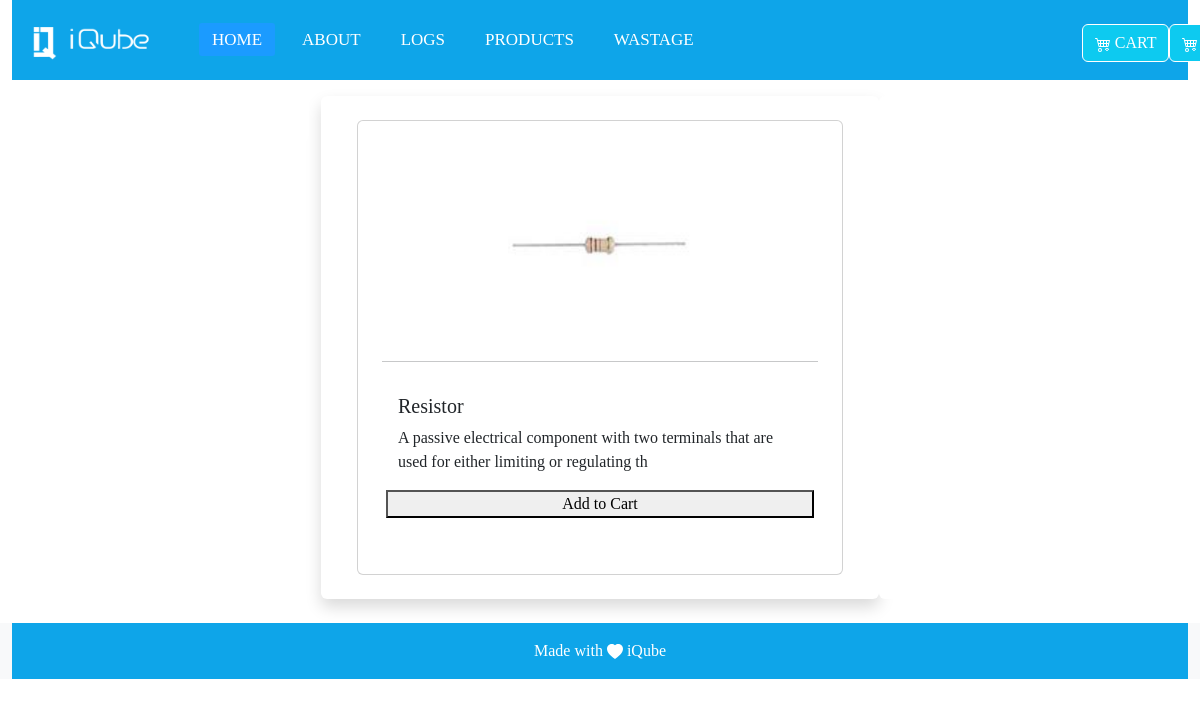
The app's page /product_description/18 with its own data.
### invention/models.py (models this page shows, shortened)
class Product(models.Model):
    name=models.CharField(max_length=255)
    decription=models.CharField(max_length=100)
    actual_count=models.PositiveIntegerField()
    available_count=models.PositiveIntegerField()
    category= models.ForeignKey('Category', on_delete=models.CASCADE)
    created_at = models.DateTimeField(auto_now=True)
    image = models.ImageField(upload_to='images')

### invention/views.py (the view)
# urls.py: path('product_description/<int:pk>', views.product_description, name="Product_description"),
def product_description(request, pk):
    item = get_object_or_404(Product, pk =pk)
    return render(request, 'product_description.html', {'item':item,})

### invention/templates/product_description.html
{% extends 'base.html' %}
{% block base %}
<div class="container justify-content-around mt-5 p-4">
    <div class="row">
      <div class="col-3 bg-white rounded d-none d-md-block">
          <div class="card p-2 border-white">
             <div class="card-subtitle p-2">
                <div class="card-text p-2">
                </div>
             </div>
          </div>
      </div>
      <div class="col-6 bg-white rounded shadow border-black">
        <div class="card p-4 m-4">
        <div class="row justify-content-center">
          <img src="{{item.image.url}}" class="card-img-top p-2 " alt="Product Image" style="width: 200px; height: 200px;">
        </div>
        <hr>
          <div class="card-body">
            <h5 class="card-title">{{item.name}}</h5>
            <p class="card-text">{{item.decription}}</p>
            <p class="row justify-content-center "><Button>Add to Cart</Button></p>
          </div>
        </div>
      </div>
      <div class="col-3 bg-white rounded d-none d-lg-block">
        <div class="card p-2 border-white">
          <div class="card-subtitle p-2">
             <div class="card-text p-2">
             </div>
          </div>
       </div>
      </div>
    </div>
</div>
{% endblock %}

### records on screen
Product: image (picture), name "Resistor", decription "A passive electrical component with two terminals that are used for either limiting or regulating th"
